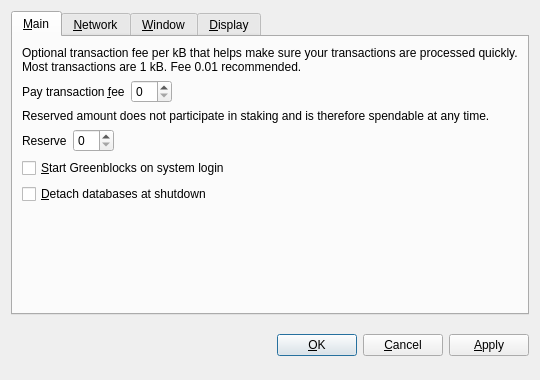
<?xml version="1.0" encoding="UTF-8"?>
<ui version="4.0">
 <class>OptionsDialog</class>
 <widget class="QDialog" name="OptionsDialog">
  <property name="geometry">
   <rect>
    <x>0</x>
    <y>0</y>
    <width>540</width>
    <height>380</height>
   </rect>
  </property>
  <property name="windowTitle">
   <string>Options</string>
  </property>
  <property name="modal">
   <bool>true</bool>
  </property>
  <layout class="QVBoxLayout" name="verticalLayout">
   <item>
    <widget class="QTabWidget" name="tabWidget">
     <property name="tabPosition">
      <enum>QTabWidget::North</enum>
     </property>
     <property name="currentIndex">
      <number>0</number>
     </property>
     <widget class="QWidget" name="tabMain">
      <attribute name="title">
       <string>&amp;Main</string>
      </attribute>
      <layout class="QVBoxLayout" name="verticalLayout_Main">
       <item>
        <widget class="QLabel" name="transactionFeeInfoLabel">
         <property name="text">
          <string>Optional transaction fee per kB that helps make sure your transactions are processed quickly. Most transactions are 1 kB. Fee 0.01 recommended.</string>
         </property>
         <property name="textFormat">
          <enum>Qt::PlainText</enum>
         </property>
         <property name="wordWrap">
          <bool>true</bool>
         </property>
        </widget>
       </item>
       <item>
        <layout class="QHBoxLayout" name="horizontalLayoutFee">
         <item>
          <widget class="QLabel" name="transactionFeeLabel">
           <property name="text">
            <string>Pay transaction &amp;fee</string>
           </property>
           <property name="textFormat">
            <enum>Qt::PlainText</enum>
           </property>
           <property name="buddy">
            <cstring>transactionFee</cstring>
           </property>
          </widget>
         </item>
         <item>
          <widget class="BitcoinAmountField" name="transactionFee"/>
         </item>
         <item>
          <spacer name="horizontalSpacerFee">
           <property name="orientation">
            <enum>Qt::Horizontal</enum>
           </property>
           <property name="sizeHint" stdset="0">
            <size>
             <width>40</width>
             <height>20</height>
            </size>
           </property>
          </spacer>
         </item>
        </layout>
       </item>
       <item>
        <widget class="QLabel" name="reserveBalanceInfoLabel">
         <property name="text">
          <string>Reserved amount does not participate in staking and is therefore spendable at any time.</string>
         </property>
         <property name="textFormat">
          <enum>Qt::PlainText</enum>
         </property>
         <property name="wordWrap">
          <bool>true</bool>
         </property>
        </widget>
       </item>
       <item>
        <layout class="QHBoxLayout" name="horizontalLayoutReserveBalance">
         <item>
          <widget class="QLabel" name="reserveBalanceLabel">
           <property name="text">
            <string>Reserve</string>
           </property>
           <property name="textFormat">
            <enum>Qt::PlainText</enum>
           </property>
           <property name="buddy">
            <cstring>reserveBalance</cstring>
           </property>
          </widget>
         </item>
         <item>
          <widget class="BitcoinAmountField" name="reserveBalance"/>
         </item>
         <item>
          <spacer name="horizontalSpacerReserveBalance">
           <property name="orientation">
            <enum>Qt::Horizontal</enum>
           </property>
           <property name="sizeHint" stdset="0">
            <size>
             <width>40</width>
             <height>20</height>
            </size>
           </property>
          </spacer>
         </item>
        </layout>
       </item>
       <item>
        <widget class="QCheckBox" name="bitcoinAtStartup">
         <property name="toolTip">
          <string>Automatically start Greenblocks after logging in to the system.</string>
         </property>
         <property name="text">
          <string>&amp;Start Greenblocks on system login</string>
         </property>
        </widget>
       </item>
       <item>
        <widget class="QCheckBox" name="detachDatabases">
         <property name="toolTip">
          <string>Detach block and address databases at shutdown. This means they can be moved to another data directory, but it slows down shutdown. The wallet is always detached.</string>
         </property>
         <property name="text">
          <string>&amp;Detach databases at shutdown</string>
         </property>
        </widget>
       </item>
       <item>
        <spacer name="verticalSpacer_Main">
         <property name="orientation">
          <enum>Qt::Vertical</enum>
         </property>
         <property name="sizeHint" stdset="0">
          <size>
           <width>20</width>
           <height>40</height>
          </size>
         </property>
        </spacer>
       </item>
      </layout>
     </widget>
     <widget class="QWidget" name="tabNetwork">
      <attribute name="title">
       <string>&amp;Network</string>
      </attribute>
      <layout class="QVBoxLayout" name="verticalLayout_Network">
       <item>
        <widget class="QCheckBox" name="mapPortUpnp">
         <property name="toolTip">
          <string>Automatically open the Greenblocks client port on the router. This only works when your router supports UPnP and it is enabled.</string>
         </property>
         <property name="text">
          <string>Map port using &amp;UPnP</string>
         </property>
        </widget>
       </item>
       <item>
        <widget class="QCheckBox" name="connectSocks">
         <property name="toolTip">
          <string>Connect to the Greenblocks network through a SOCKS proxy (e.g. when connecting through Tor).</string>
         </property>
         <property name="text">
          <string>&amp;Connect through SOCKS proxy:</string>
         </property>
        </widget>
       </item>
       <item>
        <layout class="QHBoxLayout" name="horizontalLayout_Network">
         <item>
          <widget class="QLabel" name="proxyIpLabel">
           <property name="text">
            <string>Proxy &amp;IP:</string>
           </property>
           <property name="textFormat">
            <enum>Qt::PlainText</enum>
           </property>
           <property name="buddy">
            <cstring>proxyIp</cstring>
           </property>
          </widget>
         </item>
         <item>
          <widget class="QValidatedLineEdit" name="proxyIp">
           <property name="maximumSize">
            <size>
             <width>140</width>
             <height>16777215</height>
            </size>
           </property>
           <property name="toolTip">
            <string>IP address of the proxy (e.g. 127.0.0.1)</string>
           </property>
          </widget>
         </item>
         <item>
          <widget class="QLabel" name="proxyPortLabel">
           <property name="text">
            <string>&amp;Port:</string>
           </property>
           <property name="textFormat">
            <enum>Qt::PlainText</enum>
           </property>
           <property name="buddy">
            <cstring>proxyPort</cstring>
           </property>
          </widget>
         </item>
         <item>
          <widget class="QLineEdit" name="proxyPort">
           <property name="maximumSize">
            <size>
             <width>55</width>
             <height>16777215</height>
            </size>
           </property>
           <property name="toolTip">
            <string>Port of the proxy (e.g. 9050)</string>
           </property>
          </widget>
         </item>
         <item>
          <widget class="QLabel" name="socksVersionLabel">
           <property name="text">
            <string>SOCKS &amp;Version:</string>
           </property>
           <property name="textFormat">
            <enum>Qt::PlainText</enum>
           </property>
           <property name="buddy">
            <cstring>socksVersion</cstring>
           </property>
          </widget>
         </item>
         <item>
          <widget class="QValueComboBox" name="socksVersion">
           <property name="toolTip">
            <string>SOCKS version of the proxy (e.g. 5)</string>
           </property>
          </widget>
         </item>
         <item>
          <spacer name="horizontalSpacer_Network">
           <property name="orientation">
            <enum>Qt::Horizontal</enum>
           </property>
           <property name="sizeHint" stdset="0">
            <size>
             <width>40</width>
             <height>20</height>
            </size>
           </property>
          </spacer>
         </item>
        </layout>
       </item>
       <item>
        <spacer name="verticalSpacer_Network">
         <property name="orientation">
          <enum>Qt::Vertical</enum>
         </property>
         <property name="sizeHint" stdset="0">
          <size>
           <width>20</width>
           <height>40</height>
          </size>
         </property>
        </spacer>
       </item>
      </layout>
     </widget>
     <widget class="QWidget" name="tabWindow">
      <attribute name="title">
       <string>&amp;Window</string>
      </attribute>
      <layout class="QVBoxLayout" name="verticalLayout_Window">
       <item>
        <widget class="QCheckBox" name="minimizeToTray">
         <property name="toolTip">
          <string>Show only a tray icon after minimizing the window.</string>
         </property>
         <property name="text">
          <string>&amp;Minimize to the tray instead of the taskbar</string>
         </property>
        </widget>
       </item>
       <item>
        <widget class="QCheckBox" name="minimizeOnClose">
         <property name="toolTip">
          <string>Minimize instead of exit the application when the window is closed. When this option is enabled, the application will be closed only after selecting Quit in the menu.</string>
         </property>
         <property name="text">
          <string>M&amp;inimize on close</string>
         </property>
        </widget>
       </item>
       <item>
        <spacer name="verticalSpacer_Window">
         <property name="orientation">
          <enum>Qt::Vertical</enum>
         </property>
         <property name="sizeHint" stdset="0">
          <size>
           <width>20</width>
           <height>40</height>
          </size>
         </property>
        </spacer>
       </item>
      </layout>
     </widget>
     <widget class="QWidget" name="tabDisplay">
      <attribute name="title">
       <string>&amp;Display</string>
      </attribute>
      <layout class="QVBoxLayout" name="verticalLayout_Display">
       <item>
        <layout class="QHBoxLayout" name="horizontalLayout_1_Display">
         <item>
          <widget class="QLabel" name="langLabel">
           <property name="text">
            <string>User Interface &amp;language:</string>
           </property>
           <property name="textFormat">
            <enum>Qt::PlainText</enum>
           </property>
           <property name="buddy">
            <cstring>lang</cstring>
           </property>
          </widget>
         </item>
         <item>
          <widget class="QValueComboBox" name="lang">
           <property name="toolTip">
            <string>The user interface language can be set here. This setting will take effect after restarting Greenblocks.</string>
           </property>
          </widget>
         </item>
        </layout>
       </item>
       <item>
        <layout class="QHBoxLayout" name="horizontalLayout_2_Display">
         <item>
          <widget class="QLabel" name="unitLabel">
           <property name="text">
            <string>&amp;Unit to show amounts in:</string>
           </property>
           <property name="textFormat">
            <enum>Qt::PlainText</enum>
           </property>
           <property name="buddy">
            <cstring>unit</cstring>
           </property>
          </widget>
         </item>
         <item>
          <widget class="QValueComboBox" name="unit">
           <property name="toolTip">
            <string>Choose the default subdivision unit to show in the interface and when sending coins.</string>
           </property>
          </widget>
         </item>
        </layout>
       </item>
       <item>
        <widget class="QCheckBox" name="displayAddresses">
         <property name="toolTip">
          <string>Whether to show Greenblocks addresses in the transaction list or not.</string>
         </property>
         <property name="text">
          <string>&amp;Display addresses in transaction list</string>
         </property>
        </widget>
       </item>
       <item>
        <widget class="QCheckBox" name="coinControlFeatures">
         <property name="toolTip">
          <string>Whether to show coin control features or not.</string>
         </property>
         <property name="text">
          <string>Display coin &amp;control features (experts only!)</string>
         </property>
        </widget>
       </item>
       <item>
        <spacer name="verticalSpacer_Display">
         <property name="orientation">
          <enum>Qt::Vertical</enum>
         </property>
         <property name="sizeHint" stdset="0">
          <size>
           <width>20</width>
           <height>40</height>
          </size>
         </property>
        </spacer>
       </item>
      </layout>
     </widget>
    </widget>
   </item>
   <item>
    <layout class="QHBoxLayout" name="horizontalLayout_Buttons">
     <item>
      <spacer name="horizontalSpacer_1">
       <property name="orientation">
        <enum>Qt::Horizontal</enum>
       </property>
       <property name="sizeHint" stdset="0">
        <size>
         <width>40</width>
         <height>48</height>
        </size>
       </property>
      </spacer>
     </item>
     <item>
      <widget class="QLabel" name="statusLabel">
       <property name="font">
        <font>
         <weight>75</weight>
         <bold>true</bold>
        </font>
       </property>
       <property name="text">
        <string/>
       </property>
       <property name="textFormat">
        <enum>Qt::PlainText</enum>
       </property>
       <property name="wordWrap">
        <bool>true</bool>
       </property>
      </widget>
     </item>
     <item>
      <spacer name="horizontalSpacer_2">
       <property name="orientation">
        <enum>Qt::Horizontal</enum>
       </property>
       <property name="sizeHint" stdset="0">
        <size>
         <width>40</width>
         <height>48</height>
        </size>
       </property>
      </spacer>
     </item>
     <item>
      <widget class="QPushButton" name="okButton">
       <property name="text">
        <string>&amp;OK</string>
       </property>
      </widget>
     </item>
     <item>
      <widget class="QPushButton" name="cancelButton">
       <property name="text">
        <string>&amp;Cancel</string>
       </property>
       <property name="autoDefault">
        <bool>false</bool>
       </property>
      </widget>
     </item>
     <item>
      <widget class="QPushButton" name="applyButton">
       <property name="text">
        <string>&amp;Apply</string>
       </property>
       <property name="autoDefault">
        <bool>false</bool>
       </property>
      </widget>
     </item>
    </layout>
   </item>
  </layout>
 </widget>
 <customwidgets>
  <customwidget>
   <class>BitcoinAmountField</class>
   <extends>QSpinBox</extends>
   <header>bitcoinamountfield.h</header>
  </customwidget>
  <customwidget>
   <class>QValueComboBox</class>
   <extends>QComboBox</extends>
   <header>qvaluecombobox.h</header>
  </customwidget>
  <customwidget>
   <class>QValidatedLineEdit</class>
   <extends>QLineEdit</extends>
   <header>qvalidatedlineedit.h</header>
  </customwidget>
 </customwidgets>
 <resources/>
 <connections/>
</ui>
